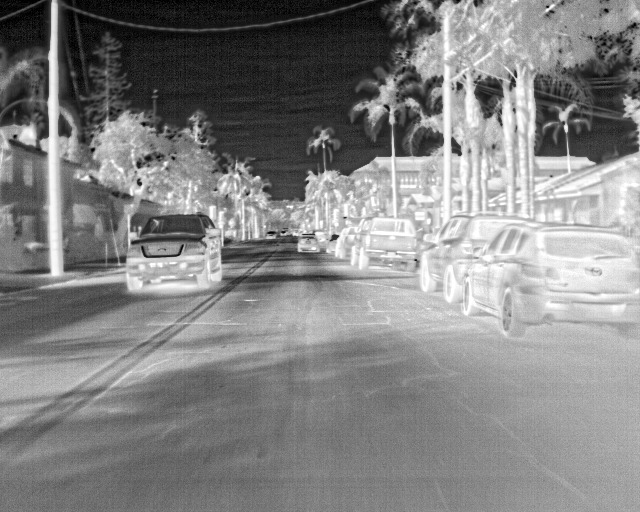
#> input picture data/samples/high/img2.jpg, 640 x 512 px; its folder holds only this picture in this run
$ python -i features.py   (imports and definitions only)
#> lines starting #> are read from the running program, lines starting #| are printed output that depends on the picture
"""
src/features.py
---------------
Extract meaningful numerical features from pseudo-colored thermal images.

Features extracted per image
-----------------------------
1. Color histogram  — ``HIST_BINS`` bins per R, G, B channel (normalised).
2. Channel mean     — mean pixel intensity for R, G, B.
3. Channel std      — standard deviation of pixel intensity for R, G, B.
4. HSV histogram    — ``HIST_BINS`` bins per H, S, V channel (normalised).
5. Spatial grid     — mean intensity per cell of a 4×4 grid (16 values).

The feature vector length = HIST_BINS * 3 + 6 + HIST_BINS * 3 + 16.

Public API
----------
extract(image)          → np.ndarray  (1-D feature vector)
extract_batch(records)  → np.ndarray  (N × F feature matrix), list[str] labels
"""

import logging

import cv2
import numpy as np

import config

logger = logging.getLogger("thermal.features")

_SPATIAL_GRID = 4   # 4×4 = 16 cells


# ── Single-image extraction ───────────────────────────────────────────────────

def color_histogram(image: np.ndarray, bins: int = config.HIST_BINS) -> np.ndarray:
    """
    Compute a normalised colour histogram for each RGB channel.

    Parameters
    ----------
    image : np.ndarray
        RGB image of shape (H, W, 3), dtype uint8.
    bins : int
        Number of histogram bins per channel.

    Returns
    -------
    np.ndarray
        Concatenated histogram of shape (bins * 3,), values in [0, 1].
    """
    histograms = []
    for ch in range(3):                       # R=0, G=1, B=2
        hist, _ = np.histogram(
            image[:, :, ch],
            bins=bins,
            range=(0, 256),
        )
        hist = hist.astype(np.float32)
        hist /= hist.sum() + 1e-7            # normalise → probabilities
        histograms.append(hist)
    return np.concatenate(histograms)         # shape: (bins * 3,)


def channel_stats(image: np.ndarray) -> np.ndarray:
    """
    Compute per-channel mean and standard deviation.

    Returns
    -------
    np.ndarray
        Array of shape (6,): [mean_R, mean_G, mean_B, std_R, std_G, std_B].
        Values normalised to [0, 1] by dividing by 255.
    """
    means = image.mean(axis=(0, 1)) / 255.0    # shape (3,)
    stds  = image.std(axis=(0, 1))  / 255.0    # shape (3,)
    return np.concatenate([means, stds])        # shape (6,)


def hsv_histogram(image: np.ndarray, bins: int = config.HIST_BINS) -> np.ndarray:
    """
    Compute a normalised histogram for each HSV channel.

    In JET pseudo-colour thermal images, hue directly encodes temperature
    (blue ≈ cold, red ≈ hot), making HSV far more discriminative than RGB
    for temperature classification.

    Parameters
    ----------
    image : np.ndarray
        RGB image of shape (H, W, 3), dtype uint8.
    bins : int
        Number of histogram bins per channel.

    Returns
    -------
    np.ndarray
        Concatenated histogram of shape (bins * 3,), values in [0, 1].
    """
    hsv = cv2.cvtColor(image, cv2.COLOR_RGB2HSV)
    histograms = []
    for ch in range(3):                        # H=0, S=1, V=2
        hist, _ = np.histogram(
            hsv[:, :, ch],
            bins=bins,
            range=(0, 256),
        )
        hist = hist.astype(np.float32)
        hist /= hist.sum() + 1e-7
        histograms.append(hist)
    return np.concatenate(histograms)          # shape: (bins * 3,)


def spatial_grid_means(
    image: np.ndarray,
    grid: int = _SPATIAL_GRID,
) -> np.ndarray:
    """
    Divide the grayscale image into ``grid × grid`` non-overlapping cells
    and return the normalised mean intensity of each cell.

    Captures *where* hot/cold regions are located in the frame — information
    that global histograms discard entirely.

    Parameters
    ----------
    image : np.ndarray
        RGB image of shape (H, W, 3), dtype uint8.
    grid : int
        Number of rows and columns to divide the image into.

    Returns
    -------
    np.ndarray
        Array of shape (grid * grid,), values in [0, 1].
    """
    gray = cv2.cvtColor(image, cv2.COLOR_RGB2GRAY)
    h, w = gray.shape
    ch, cw = h // grid, w // grid

    features = []
    for r in range(grid):
        for c in range(grid):
            cell = gray[r * ch:(r + 1) * ch, c * cw:(c + 1) * cw]
            features.append(float(cell.mean()) / 255.0)

    return np.array(features, dtype=np.float32)  # shape: (grid*grid,)


def extract(image: np.ndarray) -> np.ndarray:
    """
    Extract the full feature vector from a single pseudo-colored image.

    Feature vector layout::

        [ hist_R  (HIST_BINS) | hist_G  (HIST_BINS) | hist_B  (HIST_BINS) |
          mean_R | mean_G | mean_B | std_R | std_G | std_B               |
          hist_H  (HIST_BINS) | hist_S  (HIST_BINS) | hist_V  (HIST_BINS) |
          grid_cell_00 … grid_cell_NN  (grid*grid values)                ]

    Total length = HIST_BINS * 6 + 6 + _SPATIAL_GRID^2.

    Parameters
    ----------
    image : np.ndarray
        RGB pseudo-colored image, shape (H, W, 3), dtype uint8.

    Returns
    -------
    np.ndarray
        1-D feature vector.
    """
    rgb_hist  = color_histogram(image)
    stats     = channel_stats(image)
    hsv_hist  = hsv_histogram(image)
    grid      = spatial_grid_means(image)
    return np.concatenate([rgb_hist, stats, hsv_hist, grid])


# ── Batch extraction ──────────────────────────────────────────────────────────

# [87 lines left out: functions extract_batch, auto_label_from_intensity, feature_names, not called in this run]

>>> import cv2
>>> picture = cv2.cvtColor(cv2.imread('../data/samples/high/img2.jpg'), cv2.COLOR_BGR2RGB)
#> picture is the input picture: shape (512, 640, 3); min 0, max 255, mean 131.3
>>> result = extract(picture)
#> after the loop in color_histogram, `for ch in range(3):`: histograms = 3 items
#> in extract, `rgb_hist  = color_histogram(image)`: rgb_hist = 96 values, max 0.0631 at index 15, min 0.00599 at index 0, mean 0.0312
#> in channel_stats, `means = image.mean(axis=(0, 1)) / 255.0`: means = [0.515, 0.515, 0.515]
#> in channel_stats, `stds  = image.std(axis=(0, 1))  / 255.0`: stds = [0.238, 0.238, 0.238]
#> in extract, `stats     = channel_stats(image)`: stats = [0.515, 0.515, 0.515, 0.238, 0.238, 0.238]
#> in hsv_histogram, `hsv = cv2.cvtColor(image, cv2.COLOR_RGB2HSV)`: hsv: shape (512, 640, 3); mean H, S, V 0, 0, 131.3
#> after the loop in hsv_histogram, `for ch in range(3):`: histograms = 3 items
#> in extract, `hsv_hist  = hsv_histogram(image)`: hsv_hist = 96 values, max 1 at index 0, min 0 at index 1, mean 0.0312
#> after the loop in spatial_grid_means, `for r in range(grid):`:
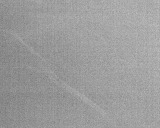
#> cell: shape (128, 160); min 116, max 190, mean 156
#> after the loop in spatial_grid_means, `for r in range(grid):`: features = [0.223, 0.131, 0.39, 0.506, 0.521, 0.47, 0.694, 0.737, 0.517, 0.578, 0.674, 0.766, 0.476, 0.447, 0.5, 0.612]
#> in extract, `grid      = spatial_grid_means(image)`: grid has the same summary as features in spatial_grid_means
#> result = 214 values, max 1 at index 102, min 0 at index 103, mean 0.0771

$ run again, on data/samples/high/mmg5.jpg
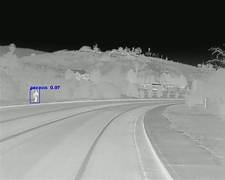
#> input picture data/samples/high/mmg5.jpg, 225 x 180 px
#> after the loop in color_histogram, `for ch in range(3):`: histograms = 3 items
#> rgb_hist = 96 values, max 0.262 at index 65, min 2.47e-05 at index 31, mean 0.0312
#> means = [0.476, 0.484, 0.473]
#> stds = [0.281, 0.281, 0.282]
#> stats = [0.476, 0.484, 0.473, 0.281, 0.281, 0.282]
#> hsv: shape (180, 225, 3); mean H, S, V 51, 19.3, 123.6
#> after the loop in hsv_histogram, `for ch in range(3):`: histograms = 3 items
#> hsv_hist = 96 values, max 0.968 at index 6, min 0 at index 1, mean 0.0312
#> after the loop in spatial_grid_means, `for r in range(grid):`:
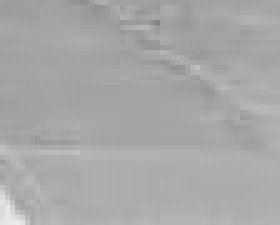
#> cell: shape (45, 56) (shown 5 times larger); min 132, max 235, mean 167.9
#> after the loop in spatial_grid_means, `for r in range(grid):`: features = [0.0529, 0.0513, 0.0512, 0.0512, 0.539, 0.55, 0.517, 0.399, 0.659, 0.661, 0.637, 0.632, 0.733, 0.747, 0.739, 0.659]
#> grid has the same summary as features in spatial_grid_means
#> result = 214 values, max 0.968 at index 108, min 0 at index 103, mean 0.0746

$ run again, on data/samples/high/mmg6.jpg
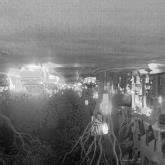
#> input picture data/samples/high/mmg6.jpg, 165 x 165 px
#> picture is the input picture: shape (165, 165, 3); min 2, max 255, mean 119
#> after the loop in color_histogram, `for ch in range(3):`: histograms = 3 items
#> rgb_hist = 96 values, max 0.0877 at index 20, min 0.000331 at index 0, mean 0.0312
#> means = [0.467, 0.467, 0.467]
#> stds = [0.194, 0.194, 0.194]
#> stats = [0.467, 0.467, 0.467, 0.194, 0.194, 0.194]
#> hsv: shape (165, 165, 3); mean H, S, V 0, 0, 119
#> after the loop in hsv_histogram, `for ch in range(3):`: histograms = 3 items
#> hsv_hist = 96 values, max 1 at index 0, min 0 at index 1, mean 0.0312
#> after the loop in spatial_grid_means, `for r in range(grid):`:
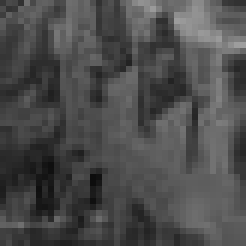
#> cell: shape (41, 41) (shown 6 times larger); min 13, max 158, mean 75.7
#> after the loop in spatial_grid_means, `for r in range(grid):`: features = [0.634, 0.622, 0.603, 0.598, 0.653, 0.574, 0.452, 0.512, 0.506, 0.434, 0.474, 0.511, 0.178, 0.162, 0.292, 0.297]
#> grid has the same summary as features in spatial_grid_means
#> result = 214 values, max 1 at index 102, min 0 at index 103, mean 0.0724

$ run again, on data/samples/high/mmg7.jpg
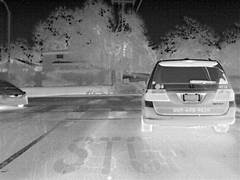
#> input picture data/samples/high/mmg7.jpg, 240 x 180 px
#> picture is the input picture: shape (180, 240, 3); min 0, max 255, mean 127.7
#> after the loop in color_histogram, `for ch in range(3):`: histograms = 3 items
#> rgb_hist = 96 values, max 0.0673 at index 25, min 0.00187 at index 31, mean 0.0312
#> means = [0.501, 0.501, 0.501]
#> stds = [0.234, 0.234, 0.234]
#> stats = [0.501, 0.501, 0.501, 0.234, 0.234, 0.234]
#> hsv: shape (180, 240, 3); mean H, S, V 0, 0, 127.7
#> after the loop in hsv_histogram, `for ch in range(3):`: histograms = 3 items
#> hsv_hist = 96 values, max 1 at index 0, min 0 at index 1, mean 0.0312
#> after the loop in spatial_grid_means, `for r in range(grid):`:
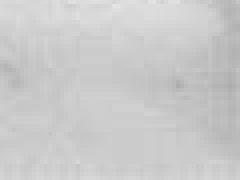
#> cell: shape (45, 60) (shown 4 times larger); min 172, max 228, mean 202.2
#> after the loop in spatial_grid_means, `for r in range(grid):`: features = [0.166, 0.344, 0.219, 0.174, 0.409, 0.491, 0.459, 0.49, 0.494, 0.515, 0.654, 0.751, 0.603, 0.715, 0.739, 0.793]
#> grid has the same summary as features in spatial_grid_means
#> result = 214 values, max 1 at index 102, min 0 at index 103, mean 0.0758
